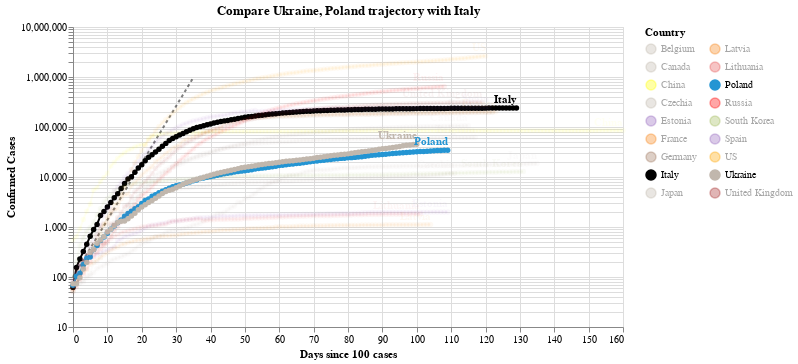

The notebook cell saved with this chart:
### Code cell
#hide_input
chart2 = make_since_chart(dff2, ['Ukraine', 'Poland'], baseline_countries)
chart2

### Figure 1 — Vega-Lite specification as saved in the notebook (floating-point values rounded to 4 significant figures; data arrays with more than 128 entries replaced by an {"elided": "..."} marker saying what was removed)
{"config": {"view": {"continuousWidth": 400, "continuousHeight": 300}}, "layer": [{"data": {"name": "data-628230001892d6798b50651be41d1b3e"}, "mark": {"type": "line", "color": "black", "opacity": 0.5, "strokeDash": [3, 3]}, "encoding": {"x": {"type": "quantitative", "field": "Days since 100 cases"}, "y": {"type": "quantitative", "field": "Confirmed Cases"}}}, {"data": {"name": "data-52ba9731a129cdaae86f017e60f22262"}, "mark": {"type": "line", "point": true}, "encoding": {"color": {"type": "nominal", "field": "Country", "legend": {"columns": 2}, "scale": {"domain": ["Belgium", "Canada", "China", "Czechia", "Estonia", "France", "Germany", "Italy", "Japan", "Latvia", "Lithuania", "Poland", "Russia", "South Korea", "Spain", "US", "Ukraine", "United Kingdom"], "range": ["#C1B7AD", "#C1B7AD", "yellow", "#C1B7AD", "#9467bd", "#F58518", "#9D755D", "black", "#C1B7AD", "#F58518", "#E45756", "#2495D3", "red", "#A1BA59", "#9467bd", "orange", "#C1B7AD", "brown"]}}, "opacity": {"condition": {"value": 1, "selection": "selector003"}, "value": 0.05}, "tooltip": [{"type": "nominal", "field": "Country"}, {"type": "temporal", "field": "Date"}, {"type": "quantitative", "field": "Confirmed Cases"}, {"type": "quantitative", "field": "Days since 100 cases"}], "x": {"type": "quantitative", "field": "Days since 100 cases"}, "y": {"type": "quantitative", "field": "Confirmed Cases", "scale": {"type": "log"}}}, "selection": {"selector003": {"type": "multi", "fields": ["Country"], "bind": "legend", "init": [{"Country": "Ukraine"}, {"Country": "Poland"}, {"Country": "Italy"}]}}, "width": 550}, {"data": {"name": "data-52ba9731a129cdaae86f017e60f22262"}, "mark": {"type": "text", "align": "right", "dy": -8, "fontWeight": "bold"}, "encoding": {"color": {"type": "nominal", "field": "Country", "legend": {"columns": 2}, "scale": {"domain": ["Belgium", "Canada", "China", "Czechia", "Estonia", "France", "Germany", "Italy", "Japan", "Latvia", "Lithuania", "Poland", "Russia", "South Korea", "Spain", "US", "Ukraine", "United Kingdom"], "range": ["#C1B7AD", "#C1B7AD", "yellow", "#C1B7AD", "#9467bd", "#F58518", "#9D755D", "black", "#C1B7AD", "#F58518", "#E45756", "#2495D3", "red", "#A1BA59", "#9467bd", "orange", "#C1B7AD", "brown"]}}, "opacity": {"condition": {"value": 1, "selection": "selector003"}, "value": 0.05}, "text": {"type": "nominal", "field": "Country"}, "tooltip": [{"type": "nominal", "field": "Country"}, {"type": "temporal", "field": "Date"}, {"type": "quantitative", "field": "Confirmed Cases"}, {"type": "quantitative", "field": "Days since 100 cases"}], "x": {"type": "quantitative", "field": "Days since 100 cases"}, "y": {"type": "quantitative", "field": "Confirmed Cases", "scale": {"type": "log"}}}, "transform": [{"filter": "(datum['Date'] >= 1593475200000)"}], "width": 550}], "title": "Compare Ukraine, Poland trajectory with Italy", "$schema": "https://vega.github.io/schema/vega-lite/v4.0.2.json", "datasets": {"data-628230001892d6798b50651be41d1b3e": [{"Days since 100 cases": 0, "Confirmed Cases": 100.0}, {"Days since 100 cases": 1, "Confirmed Cases": 130.0}, {"Days since 100 cases": 2, "Confirmed Cases": 169.0}, {"Days since 100 cases": 3, "Confirmed Cases": 219.7}, {"Days since 100 cases": 4, "Confirmed Cases": 285.6}, {"Days since 100 cases": 5, "Confirmed Cases": 371.3}, {"Days since 100 cases": 6, "Confirmed Cases": 482.7}, {"Days since 100 cases": 7, "Confirmed Cases": 627.5}, {"Days since 100 cases": 8, "Confirmed Cases": 815.7}, {"Days since 100 cases": 9, "Confirmed Cases": 1060.0}, {"Days since 100 cases": 10, "Confirmed Cases": 1379.0}, {"Days since 100 cases": 11, "Confirmed Cases": 1792.0}, {"Days since 100 cases": 12, "Confirmed Cases": 2330.0}, {"Days since 100 cases": 13, "Confirmed Cases": 3029.0}, {"Days since 100 cases": 14, "Confirmed Cases": 3937.0}, {"Days since 100 cases": 15, "Confirmed Cases": 5119.0}, {"Days since 100 cases": 16, "Confirmed Cases": 6654.0}, {"Days since 100 cases": 17, "Confirmed Cases": 8650.0}, {"Days since 100 cases": 18, "Confirmed Cases": 11250.0}, {"Days since 100 cases": 19, "Confirmed Cases": 14620.0}, {"Days since 100 cases": 20, "Confirmed Cases": 19000.0}, {"Days since 100 cases": 21, "Confirmed Cases": 24710.0}, {"Days since 100 cases": 22, "Confirmed Cases": 32120.0}, {"Days since 100 cases": 23, "Confirmed Cases": 41750.0}, {"Days since 100 cases": 24, "Confirmed Cases": 54280.0}, {"Days since 100 cases": 25, "Confirmed Cases": 70560.0}, {"Days since 100 cases": 26, "Confirmed Cases": 91730.0}, {"Days since 100 cases": 27, "Confirmed Cases": 119300.0}, {"Days since 100 cases": 28, "Confirmed Cases": 155000.0}, {"Days since 100 cases": 29, "Confirmed Cases": 201500.0}, {"Days since 100 cases": 30, "Confirmed Cases": 262000.0}, {"Days since 100 cases": 31, "Confirmed Cases": 340600.0}, {"Days since 100 cases": 32, "Confirmed Cases": 442800.0}, {"Days since 100 cases": 33, "Confirmed Cases": 575600.0}, {"Days since 100 cases": 34, "Confirmed Cases": 748300.0}, {"Days since 100 cases": 35, "Confirmed Cases": 972800.0}], "data-52ba9731a129cdaae86f017e60f22262": {"elided": "2152 records"}}}
